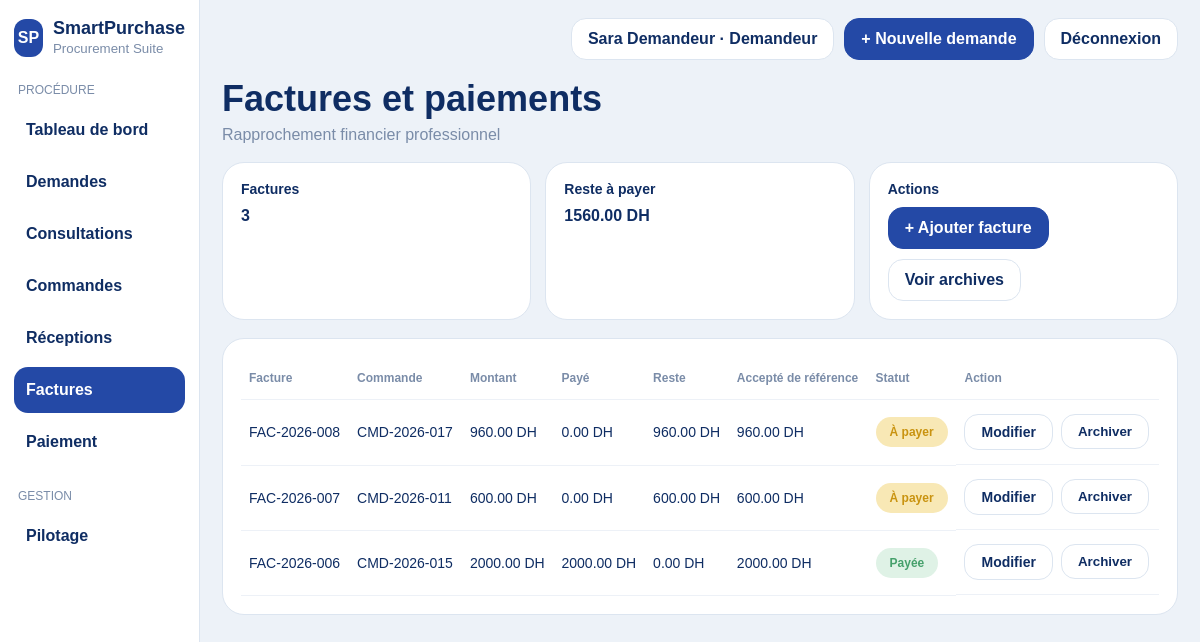
Page /factures (signed in) on the committed database.
### app/models.py (models this page shows, shortened)
class TimestampMixin:
    created_at = db.Column(db.DateTime, default=datetime.utcnow, nullable=False)
    updated_at = db.Column(db.DateTime, default=datetime.utcnow, onupdate=datetime.utcnow, nullable=False)

class Invoice(db.Model, TimestampMixin):
    __tablename__ = "invoice"
    STATUS_A_PAYER = "a_payer"
    STATUS_A_VERIFIER = "a_verifier"
    STATUS_MODIFIEE = "modifiee"
    STATUS_PARTIELLEMENT_PAYEE = "partiellement_payee"
    STATUS_PAYEE = "payee"
    STATUS_ARCHIVEE = "archivee"
    id = db.Column(db.Integer, primary_key=True)
    code = db.Column(db.String(30), unique=True, nullable=False)
    supplier_name = db.Column(db.String(120), nullable=False)
    amount = db.Column(db.Float, nullable=False)
    status = db.Column(db.String(40), default=STATUS_A_PAYER, nullable=False, index=True)
    invoice_date = db.Column(db.Date, default=date.today, nullable=False)
    due_date = db.Column(db.Date, nullable=True)
    order_id = db.Column(db.Integer, db.ForeignKey("purchase_order.id"), nullable=False)
    warning_message = db.Column(db.Text, default="", nullable=False)
    payments = db.relationship("Payment", backref="invoice", cascade="all, delete-orphan", lazy=True, order_by="Payment.created_at.desc()")
    @property
    def active_payments(self):
        return [payment for payment in self.payments if payment.status != Payment.STATUS_ANNULE]
    @property
    def paid_total(self) -> float:
        return round(sum(payment.amount for payment in self.active_payments), 2)
    @property
    def remaining_amount(self) -> float:
        return max(round(self.amount - self.paid_total, 2), 0)
    @property
    def accepted_amount_reference(self) -> float:
        return self.purchase_order.accepted_amount if self.purchase_order else 0.0

class PurchaseOrder(db.Model, TimestampMixin):
    __tablename__ = "purchase_order"
    STATUS_COMMANDEE = "commandee"
    STATUS_EN_RECEPTION = "en_reception"
    STATUS_RECEPTION_PARTIELLE = "reception_partielle"
    STATUS_ATTENTE_QUALITE = "attente_decision_qualite"
    STATUS_PARTIELLEMENT_ACCEPTEE = "partiellement_acceptee"
    STATUS_CONFORME = "reception_conforme"
    STATUS_RESERVE = "reception_avec_reserve"
    STATUS_QUARANTAINE = "quarantaine"
    STATUS_NON_CONFORME = "non_conforme"
    STATUS_REFUSEE = "reception_refusee"
    STATUS_LITIGE = "litige_fournisseur"
    STATUS_RETOUR_EN_COURS = "retour_en_cours"
    STATUS_RETOUR_CLOTURE = "retour_cloture"
    STATUS_SOLDEE = "soldee"
    STATUS_ARCHIVEE = "archivee"
    STATUS_ANNULEE = "annulee"
    id = db.Column(db.Integer, primary_key=True)
    code = db.Column(db.String(30), unique=True, nullable=False)
    supplier_name = db.Column(db.String(120), nullable=False)
    supplier_email = db.Column(db.String(120), default="", nullable=False)
    supplier_phone = db.Column(db.String(40), default="", nullable=False)
    amount = db.Column(db.Float, nullable=False)
    status = db.Column(db.String(40), default=STATUS_COMMANDEE, nullable=False, index=True)
    cancellation_reason = db.Column(db.String(255), default="", nullable=False)
    previous_order_id = db.Column(db.Integer, db.ForeignKey("purchase_order.id"), nullable=True)
    reception_site = db.Column(db.String(120), default="Dépôt principal", nullable=False)
    stock_blocked = db.Column(db.Boolean, default=False, nullable=False)
    payment_blocked = db.Column(db.Boolean, default=False, nullable=False)
    request_id = db.Column(db.Integer, db.ForeignKey("purchase_request.id"), nullable=False)
    selected_offer_id = db.Column(db.Integer, db.ForeignKey("supplier_offer.id"), nullable=True)
    selected_offer = db.relationship("SupplierOffer", foreign_keys=[selected_offer_id])
    previous_order = db.relationship("PurchaseOrder", remote_side=[id], uselist=False)
    lines = db.relationship("PurchaseOrderLine", backref="purchase_order", cascade="all, delete-orphan", lazy=True, order_by="PurchaseOrderLine.id.asc()")
    receptions = db.relationship("Reception", backref="purchase_order", cascade="all, delete-orphan", lazy=True, order_by="Reception.created_at.desc()")
    invoices = db.relationship("Invoice", backref="purchase_order", cascade="all, delete-orphan", lazy=True)
    @property
    def accepted_amount(self) -> float:
        return round(sum(line.accepted_amount for line in self.lines), 2)

class PurchaseOrderLine(db.Model, TimestampMixin):
    __tablename__ = "purchase_order_line"
    STATUS_EN_ATTENTE = "en_attente"
    STATUS_RECEPTION_PARTIELLE = "reception_partielle"
    STATUS_ATTENTE_QUALITE = "attente_decision_qualite"
    STATUS_ACCEPTEE = "acceptee"
    STATUS_ACCEPTEE_AVEC_RESERVE = "acceptee_avec_reserve"
    STATUS_QUARANTAINE = "quarantaine"
    STATUS_REJETEE_PARTIELLEMENT = "rejetee_partiellement"
    STATUS_REJETEE = "rejetee"
    STATUS_CLOTUREE = "cloturee"
    id = db.Column(db.Integer, primary_key=True)
    order_id = db.Column(db.Integer, db.ForeignKey("purchase_order.id"), nullable=False)
    request_line_id = db.Column(db.Integer, db.ForeignKey("purchase_request_line.id"), nullable=True)
    item_name = db.Column(db.String(150), nullable=False)
    item_reference = db.Column(db.String(80), default="", nullable=False)
    manufacturer_code = db.Column(db.String(80), default="", nullable=False)
    uom = db.Column(db.String(30), default="Unité", nullable=False)
    quantity_ordered = db.Column(db.Float, default=1, nullable=False)
    unit_price = db.Column(db.Float, default=0, nullable=False)
    quantity_delivered_total = db.Column(db.Float, default=0, nullable=False)
    quantity_accepted_total = db.Column(db.Float, default=0, nullable=False)
    quantity_quarantine_total = db.Column(db.Float, default=0, nullable=False)
    quantity_rejected_total = db.Column(db.Float, default=0, nullable=False)
    quantity_returned_total = db.Column(db.Float, default=0, nullable=False)
    status = db.Column(db.String(40), default=STATUS_EN_ATTENTE, nullable=False, index=True)
    quality_control_required = db.Column(db.Boolean, default=False, nullable=False)
    delivery_site = db.Column(db.String(120), default="Dépôt principal", nullable=False)
    request_line = db.relationship("PurchaseRequestLine", foreign_keys=[request_line_id])
    reception_lines = db.relationship("ReceptionLine", backref="order_line", lazy=True)
    non_conformities = db.relationship("NonConformity", backref="order_line", lazy=True)
    @property
    def accepted_amount(self) -> float:
        return round((self.quantity_accepted_total or 0) * (self.unit_price or 0), 2)

class Payment(db.Model, TimestampMixin):
    __tablename__ = "payment"
    STATUS_ENREGISTRE = "enregistre"
    STATUS_EFFECTUE = "effectue"
    STATUS_ANNULE = "annule"
    id = db.Column(db.Integer, primary_key=True)
    amount = db.Column(db.Float, nullable=False)
    payment_date = db.Column(db.Date, default=date.today, nullable=False)
    method = db.Column(db.String(40), default="Espèces", nullable=False)
    reference = db.Column(db.String(120), default="", nullable=False)
    status = db.Column(db.String(40), default=STATUS_EFFECTUE, nullable=False, index=True)
    invoice_id = db.Column(db.Integer, db.ForeignKey("invoice.id"), nullable=False)

### app/routes/finance.py (the view)
@finance_bp.route('/factures')
@login_required
def invoices():
    invoices_list = Invoice.query.filter(Invoice.status != Invoice.STATUS_ARCHIVEE).order_by(Invoice.created_at.desc()).all()
    total = len(invoices_list)
    reste = sum(i.remaining_amount for i in invoices_list)
    return render_template('finance/invoices.html', invoices_list=invoices_list, total=total, reste=reste)

### app/utils/auth_helpers.py (called while the page is built)
def current_user():
    return session.get("user")

def login_required(view):
    @wraps(view)
    def wrapped(*args, **kwargs):
        if "user" not in session:
            flash("Veuillez vous connecter.", "warning")
            return redirect(url_for("auth.login"))
        return view(*args, **kwargs)
    return wrapped

### app/utils/view_helpers.py (called while the page is built)
def display_status(value: str) -> str:
    maps = [
        REQUEST_STATUS_LABELS,
        ORDER_STATUS_LABELS,
        RECEPTION_STATUS_LABELS,
        NC_STATUS_LABELS,
        INVOICE_STATUS_LABELS,
        PAYMENT_STATUS_LABELS,
    ]
    for mapping in maps:
        if value in mapping:
            return mapping[value]
    return (value or "").replace("_", " ").capitalize()

def badge_class(value: str) -> str:
    return BADGE_CLASS.get(value, "slate")

### app/templates/finance/invoices.html
{% extends "base.html" %}
{% block content %}
<div class="page-header"><h2>Factures et paiements</h2><p>Rapprochement financier professionnel</p></div>
<div class="cards-grid three">
  <div class="stat-card"><div class="title">Factures</div><div class="value">{{ total }}</div></div>
  <div class="stat-card"><div class="title">Reste à payer</div><div class="value">{{ '%.2f'|format(reste) }} DH</div></div>
  <div class="stat-card"><div class="title">Actions</div><div class="actions-inline"><a class="btn primary" href="{{ url_for('finance.new_invoice') }}">+ Ajouter facture</a><a class="btn" href="{{ url_for('finance.archived_invoices') }}">Voir archives</a></div></div>
</div>
<div class="panel">
  <table class="data-table">
    <thead><tr><th>Facture</th><th>Commande</th><th>Montant</th><th>Payé</th><th>Reste</th><th>Accepté de référence</th><th>Statut</th><th>Action</th></tr></thead>
    <tbody>
      {% for invoice in invoices_list %}
      <tr>
        <td>{{ invoice.code }}{% if invoice.warning_message %}<div class="muted">{{ invoice.warning_message }}</div>{% endif %}</td>
        <td>{{ invoice.purchase_order.code }}</td>
        <td>{{ '%.2f'|format(invoice.amount) }} DH</td>
        <td>{{ '%.2f'|format(invoice.paid_total) }} DH</td>
        <td>{{ '%.2f'|format(invoice.remaining_amount) }} DH</td>
        <td>{{ '%.2f'|format(invoice.accepted_amount_reference) }} DH</td>
        <td><span class="badge {{ badge_class(invoice.status) }}">{{ display_status(invoice.status) }}</span></td>
        <td class="actions"><a class="action-btn" href="{{ url_for('finance.edit_invoice', invoice_id=invoice.id) }}">Modifier</a><form method="post" action="{{ url_for('finance.archive_invoice', invoice_id=invoice.id) }}" onsubmit="return confirm('Archiver cette facture ?');"><button class="action-btn warning" type="submit">Archiver</button></form></td>
      </tr>
      {% else %}<tr><td colspan="8">Aucune facture enregistrée.</td></tr>{% endfor %}
    </tbody>
  </table>
</div>
{% endblock %}

### app/static/css/style.css (style rules this page uses)
:root { --bg:#edf2f8; --panel:#ffffff; --border:#dce5f0; --text:#0f2d63; --muted:#7a8ca8; --primary:#2449a6; --primary-dark:#183985; --success:#45a06b; --success-bg:#dff2e6; --warning:#c99310; --warning-bg:#f8e8b5; --danger:#d76565; --danger-bg:#f7d5d8; --info:#5f80d6; --info-bg:#dde6fb; --slate:#6e7f9b; --slate-bg:#ebeff5; }
* { box-sizing:border-box }
body { margin:0;font-family:Arial,Helvetica,sans-serif;background:var(--bg);color:var(--text) }
a { text-decoration:none;color:inherit }
.user-chip,.btn { background:#fff;border:1px solid var(--border);border-radius:15px;padding:11px 16px;font-weight:700 }
.btn.primary { background:var(--primary);border-color:var(--primary);color:#fff }
.page-header h2 { font-size:36px;margin:10px 0 6px }
.page-header p { margin:0 0 18px;color:var(--muted) }
.cards-grid { display:grid;gap:14px;margin-bottom:18px }
.cards-grid.three { grid-template-columns:repeat(3,1fr) }
.stat-card,.panel,.chart-panel { background:#fff;border:1px solid var(--border);border-radius:22px;padding:18px }
.stat-card .title { font-size:14px;font-weight:700;margin-bottom:10px }
.stat-card .value { font-size:16px;font-weight:800 }
.data-table { width:100%;border-collapse:collapse }
.data-table th,.data-table td { padding:14px 8px;border-bottom:1px solid #edf1f7;text-align:left;font-size:14px;vertical-align:middle }
.data-table th { color:var(--muted);font-size:12px;text-transform:none }
.badge { display:inline-block;padding:8px 14px;border-radius:999px;font-size:12px;font-weight:800 }
.badge.success { background:var(--success-bg);color:var(--success) }
.badge.warning { background:var(--warning-bg);color:var(--warning) }
.action-btn { display:inline-block;background:#fff;border:1px solid var(--border);border-radius:14px;padding:9px 16px;font-weight:800;color:var(--text) }
.actions { display:flex;gap:8px;flex-wrap:wrap }
.actions-inline { display:flex;gap:10px;align-items:center;flex-wrap:wrap; }

### rows in the picture
Invoice: code "FAC-2026-008", purchase_order.code "CMD-2026-017", amount "960.00", paid_total "0.00", remaining_amount "960.00", status "À payer"
PurchaseOrderLine: accepted_amount_reference "960.00"
Invoice: code "FAC-2026-007", purchase_order.code "CMD-2026-011", amount "600.00", paid_total "0.00", remaining_amount "600.00", status "À payer"
PurchaseOrderLine: accepted_amount_reference "600.00"
Invoice: code "FAC-2026-006", purchase_order.code "CMD-2026-015", amount "2000.00", remaining_amount "0.00", status "Payée"
Payment: paid_total "2000.00"
PurchaseOrderLine: accepted_amount_reference "2000.00"

### other values in the picture
{{ session['user']['name'] }} "Sara Demandeur"
{{ session['user']['role'].capitalize() }} "Demandeur"
{{ total }} "3"
{{ '%.2f'|format(reste) }} "1560.00"
